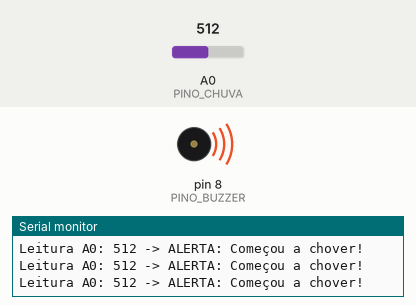
Recording of a sketch running on a simulated Arduino Uno, built with avr-gcc and run on an emulated ATmega328P. On the bench: buzzer (waves = sounding, pin HIGH), the last lines printed to the serial monitor. The test bench sets the inputs (shaded band); at power-on: A0 (PINO_CHUVA) = 512.

Above: at 0.92 s.
1.3 s: A0 (PINO_CHUVA) set to 689
4.3 s: A0 (PINO_CHUVA) set to 713
At 4.3 s:
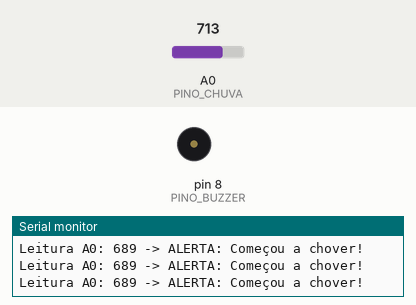
6.3 s: A0 (PINO_CHUVA) set to 690
At 6.53 s:
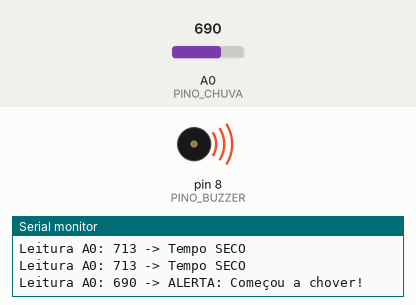
9.3 s: A0 (PINO_CHUVA) set to 710
At 9.9 s:
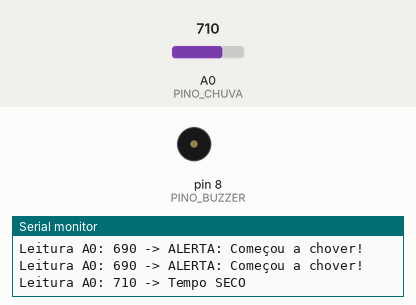
Timing chart, 0 to 11.9 s (numbered marks = the images above; inputs shaded):
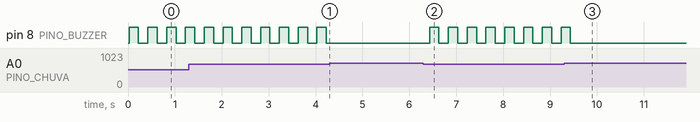

Measured:
- the behaviour switches between 699 and 700 on A0 (PINO_CHUVA) (found by bisection; images 0 and 1)
- after the input at 4.3 s, pin 8 (PINO_BUZZER): stops changing and stays LOW
- after the input at 6.3 s, pin 8 (PINO_BUZZER): alternates HIGH for 0.20 s and LOW for 0.20 s, starting after 0.13 s
- after the input at 9.3 s, pin 8 (PINO_BUZZER): goes on until 9.4 s, then stays LOW
- by itself, pin 8 (PINO_BUZZER): alternates HIGH for 0.20 s and LOW for 0.20 s

The sketch:

p29_alerta_de_chuva.ino
```cpp
/*
 * Projeto 29: Alerta de Chuva
 * O que faz: Detecta gotas de água na placa do sensor de chuva em A0 e dispara o buzzer em D8.
 * Ligações: A0 (Pino AO do sensor de chuva), D8 (Buzzer Ativo)
 * Bibliotecas: Nenhuma biblioteca extra
 * Material: 80 Projetos Arduino
 */

const byte PINO_CHUVA = A0;  // Saída analógica AO do módulo de chuva
const byte PINO_BUZZER = 8;  // Buzzer ativo 5V

const int LIMIAR_GOTAS = 700; // AJUSTE AQUI: abaixo deste valor indica presença de gotas

void setup() {
  Serial.begin(9600);
  pinMode(PINO_BUZZER, OUTPUT);
  digitalWrite(PINO_BUZZER, LOW);
  Serial.println(F("Sistema pronto! Alerta de Chuva ativo."));
}

void loop() {
  int leitura = analogRead(PINO_CHUVA);

  Serial.print(F("Leitura A0: "));
  Serial.print(leitura);

  if (leitura < LIMIAR_GOTAS) {
    Serial.println(F(" -> ALERTA: Começou a chover!"));
    digitalWrite(PINO_BUZZER, HIGH);
    delay(200);
    digitalWrite(PINO_BUZZER, LOW);
    delay(200);
  } else {
    Serial.println(F(" -> Tempo SECO"));
    digitalWrite(PINO_BUZZER, LOW);
    delay(400);
  }
}
```
